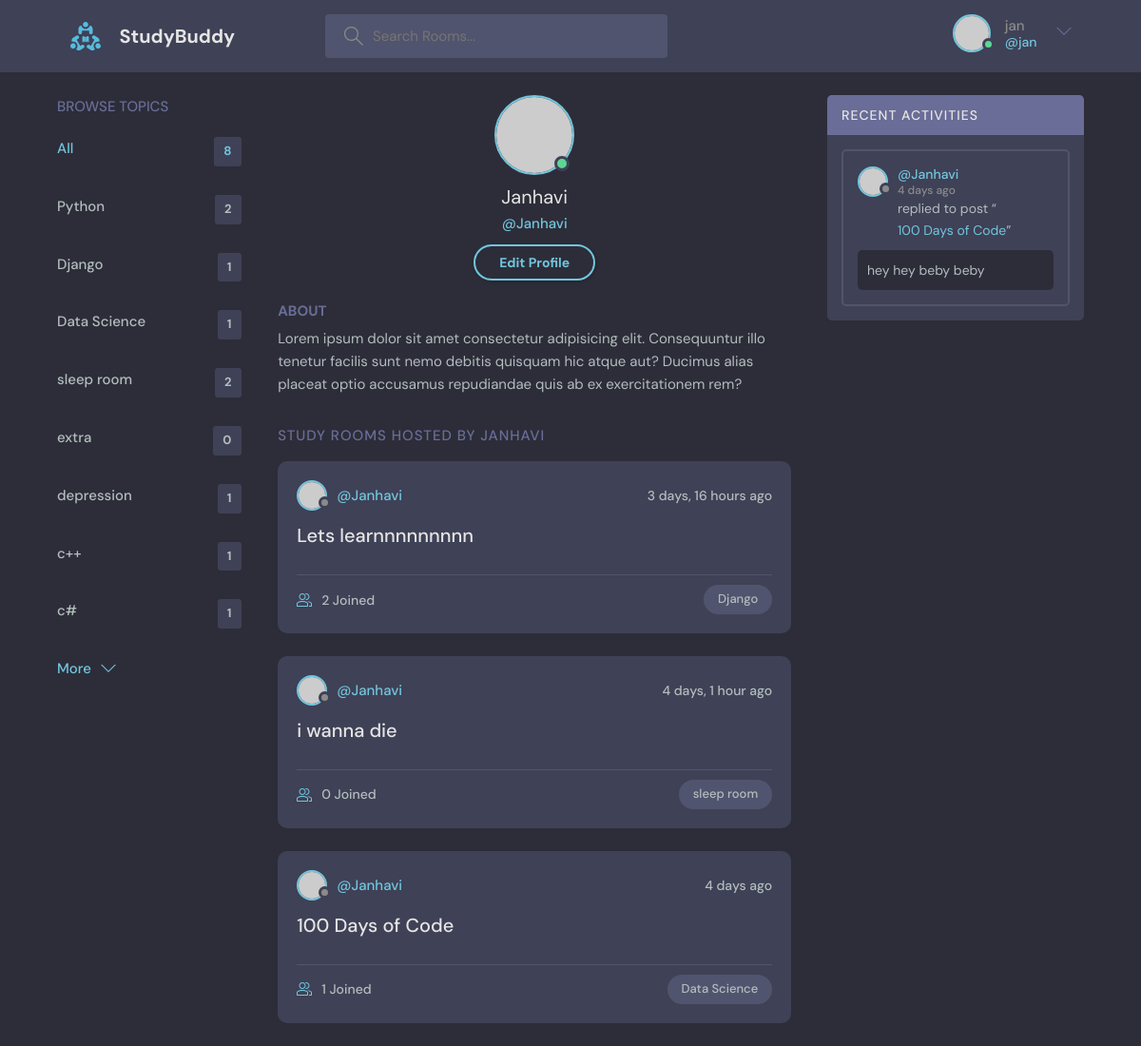
Screenshot of /user-profile/1 (signed in) with the database file from the repository.
### base/models.py (models this page shows, shortened)
class Topic(models.Model):
    name = models.CharField(max_length=200)

class Roomy(models.Model):
    host = models.ForeignKey(User,on_delete=models.SET_NULL,null=True)
    topic = models.ForeignKey(Topic,on_delete=models.SET_NULL,null=True)
    name = models.CharField(max_length=200)
    description = models.TextField(null=True,blank=True) #null field is allowed
    participants = models.ManyToManyField(User,related_name='participants',blank=True)
    updated = models.DateTimeField(auto_now=True) #takes a snapshot on everytime we save the room
    created = models.DateTimeField(auto_now_add=True) #takes snapshot when we first create the room
    class Meta:
        ordering = ['-updated','-created']
    def __str__(self):
        return self.name

class Message(models.Model):
    user = models.ForeignKey(User,on_delete=models.CASCADE)
    room = models.ForeignKey(Roomy,on_delete=models.CASCADE) #if a room gets deleted all the messages gets deleted
    body = models.TextField()
    updated = models.DateTimeField(auto_now=True) #takes a snapshot on everytime we save/edit the post
    created = models.DateTimeField(auto_now_add=True) #takes snapshot when we first create the post
    class Meta:
        ordering = ['-updated','-created']

### base/views.py (the view)
# urls.py: path('user-profile/<str:p>',views.userProfile,name="user-profile"),
def userProfile(request,p):
    user = User.objects.get(id=p)
    rooms = user.roomy_set.all()
    room_messages = user.message_set.all()
    topics=Topic.objects.all()
    context={'user':user,'rooms':rooms,'room_messages':room_messages,'topics':topics}
    return render(request,'base/profile.html',context)

### base/templates/base/profile.html
{% extends 'main.html' %}
{% block content %}
  <main class="profile-page layout layout--3">
    <div class="container">
      {% include 'base/topics_component.html' %}
      <div class="roomList">
        <div class="profile">
          <div class="profile__avatar">
            <div class="avatar avatar--large active">
              <img src="https://randomuser.me/api/portraits/men/11.jpg" />
            </div>
          </div>
          <div class="profile__info">
            <h3>{{user.username}}</h3>
            <p>@{{user.username}}</p>
            <a href="edit-user.html" class="btn btn--main btn--pill">Edit Profile</a>
          </div>
          <div class="profile__about">
            <h3>About</h3>
            <p>
              Lorem ipsum dolor sit amet consectetur adipisicing elit. Consequuntur illo tenetur
              facilis sunt nemo debitis quisquam hic atque aut? Ducimus alias placeat optio
              accusamus repudiandae quis ab ex exercitationem rem?
            </p>
          </div>
        </div>
        <div class="roomList__header">
          <div>
            <h2>Study Rooms Hosted by {{user.username}}</a>
            </h2>
          </div>
        </div>
        {% include 'base/feed_component.html' %}
      </div>
      {% include 'base/activity_component.html' %}
    </div>
  </main>
{% endblock %}

### templates/navbar.html (shortened to what this page needs)
{% load static %}
<header class="header header--loggedIn">
    <div class="container">
      <a href="{% url 'home' %}" class="header__logo">
        <img src="{% static 'images/logo.svg' %}" />
        <h1>StudyBuddy</h1>
      </a>
      <form class="header__search" method="GET" action="{% url 'home' %}" >
        <label>
          <input type="text" name="q" placeholder="Search Rooms..."/>
        </label>
      </form>
      <nav class="header__menu">
        {% if request.user.is_authenticated %}
        <div class="header__user">
          <a href="profile.html">
            <div class="avatar avatar--medium active">
              <img src="https://randomuser.me/api/portraits/men/37.jpg" />
            </div>
            <p>{{request.user.username}} <span>@{{request.user.username}}</span></p>
          </a>
          <button class="dropdown-button">
            <svg version="1.1" xmlns="http://www.w3.org/2000/svg" width="32" height="32" viewBox="0 0 32 32">
              <title>chevron-down</title>
              <path d="M16 21l-13-13h-3l16 16 16-16h-3l-13 13z"></path>
            </svg>
          </button>
        </div>
        {% else %}
        <a href="{% url 'login' %}">
          <img src="{% static 'images/avatar.svg' %}" />
          <p>Login</p>
        </a>
        {% endif %}
      </nav>
    </div>
  </header>

### base/templates/base/topics_component.html
<div class="topics">
    <div class="topics__header">
      <h2>Browse Topics</h2>
    </div>
    <ul class="topics__list">
      <li>
        <a href="{% url 'home' %}" class="active">All <span>{{topics.count}}</span></a>
      </li>
      {% for topic in topics %}
      <li>
        <a href="{% url 'home' %}?q={{topic.name}}">{{topic.name}}<span>{{topic.roomy_set.all.count}}</span></a>
      </li>
      {% endfor %}
    </ul>
    <a class="btn btn--link" href="topics.html">
      More
      <svg version="1.1" xmlns="http://www.w3.org/2000/svg" width="32" height="32" viewBox="0 0 32 32">
        <title>chevron-down</title>
        <path d="M16 21l-13-13h-3l16 16 16-16h-3l-13 13z"></path>
      </svg>
    </a>
  </div>

### base/templates/base/feed_component.html (shortened to what this page needs)
{% for room in rooms %}
<div class="roomListRoom">
    <div class="roomListRoom__header">
      <a href="{% url 'user-profile' room.host.id %}" class="roomListRoom__author">
        <div class="avatar avatar--small">
          <img src="https://randomuser.me/api/portraits/women/11.jpg" />
        </div>
        <span>@{{room.host.username}}</span>
      </a>
      <div class="roomListRoom__actions">
        <span>{{room.created|timesince}} ago </span>
      </div>
    </div>
    <div class="roomListRoom__content">
      <a href="{% url 'room' room.id %}">{{room.name}}</a>
    </div>
    <div class="roomListRoom__meta">
      <a href="{% url 'room' room.id %}" class="roomListRoom__joined">
        {{room.participants.all.count}} Joined
      </a>
      <p class="roomListRoom__topic">{{room.topic.name}}</p>
    </div>
  </div>
{% endfor %}

### base/templates/base/activity_component.html (shortened to what this page needs)
<div class="activities">
    <div class="activities__header">
      <h2>Recent Activities</h2>
    </div>
    {% for msg in room_messages %}
    <div class="activities__box">
      <div class="activities__boxHeader roomListRoom__header">
        <a href="{% url 'user-profile' msg.user.id %}" class="roomListRoom__author">
          <div class="avatar avatar--small">
            <img src="https://randomuser.me/api/portraits/women/11.jpg" />
          </div>
          <p>
            @{{msg.user}}
            <span>{{msg.created|timesince}} ago</span>
          </p>
        </a>
      </div>
      <div class="activities__boxContent">
        <p>replied to post “<a href="{% url 'room' msg.room.id %}">{{msg.room}}</a>”</p>
        <div class="activities__boxRoomContent">
          {{msg.body}}
        </div>
      </div>
    </div>
    {% endfor %}
  </div>

### rows the page displays
Topic: name "Python", roomy_set.all.count "2"
Topic: name "Django", roomy_set.all.count "1"
Topic: name "Data Science", roomy_set.all.count "1"
Topic: name "sleep room", roomy_set.all.count "2"
Topic: name "extra", roomy_set.all.count "0"
Topic: name "depression", roomy_set.all.count "1"
Topic: name "c++", roomy_set.all.count "1"
Topic: name "c#", roomy_set.all.count "1"
Roomy: host.username "Janhavi", created "3 days, 16 hours", name "Lets learnnnnnnnnn", participants.all.count "2", topic.name "Django"
Roomy: host.username "Janhavi", created "4 days, 1 hour", name "i wanna die", participants.all.count "0", topic.name "sleep room"
Roomy: host.username "Janhavi", created "4 days", name "100 Days of Code", participants.all.count "1", topic.name "Data Science"
Message: user "Janhavi", created "4 days", room "100 Days of Code", body "hey hey beby beby"

### other values shown
{{ request.user.username }} "jan"
{{ topics.count }} "8"
{{ user.username }} "Janhavi"
{{ user.username }} "JANHAVI"
